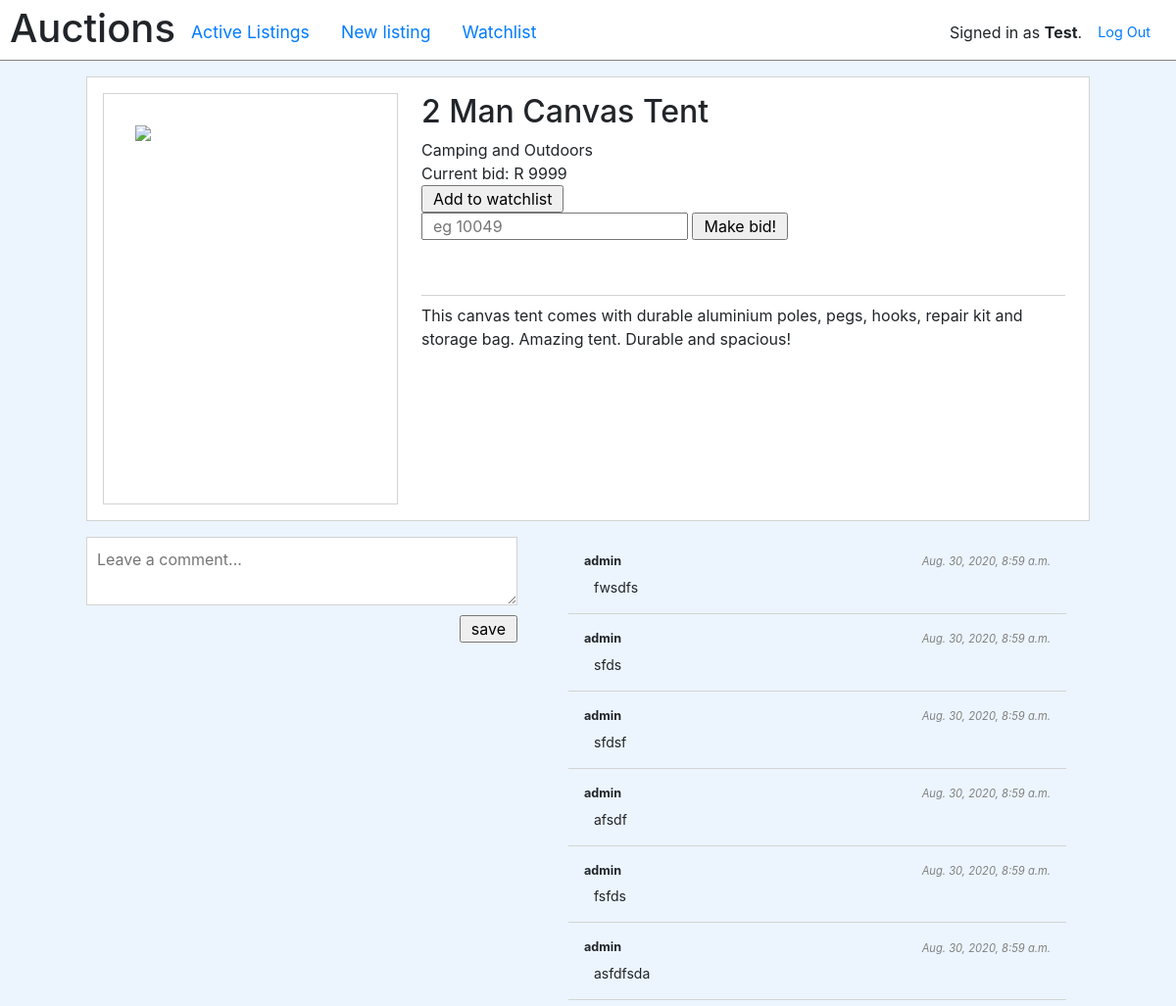
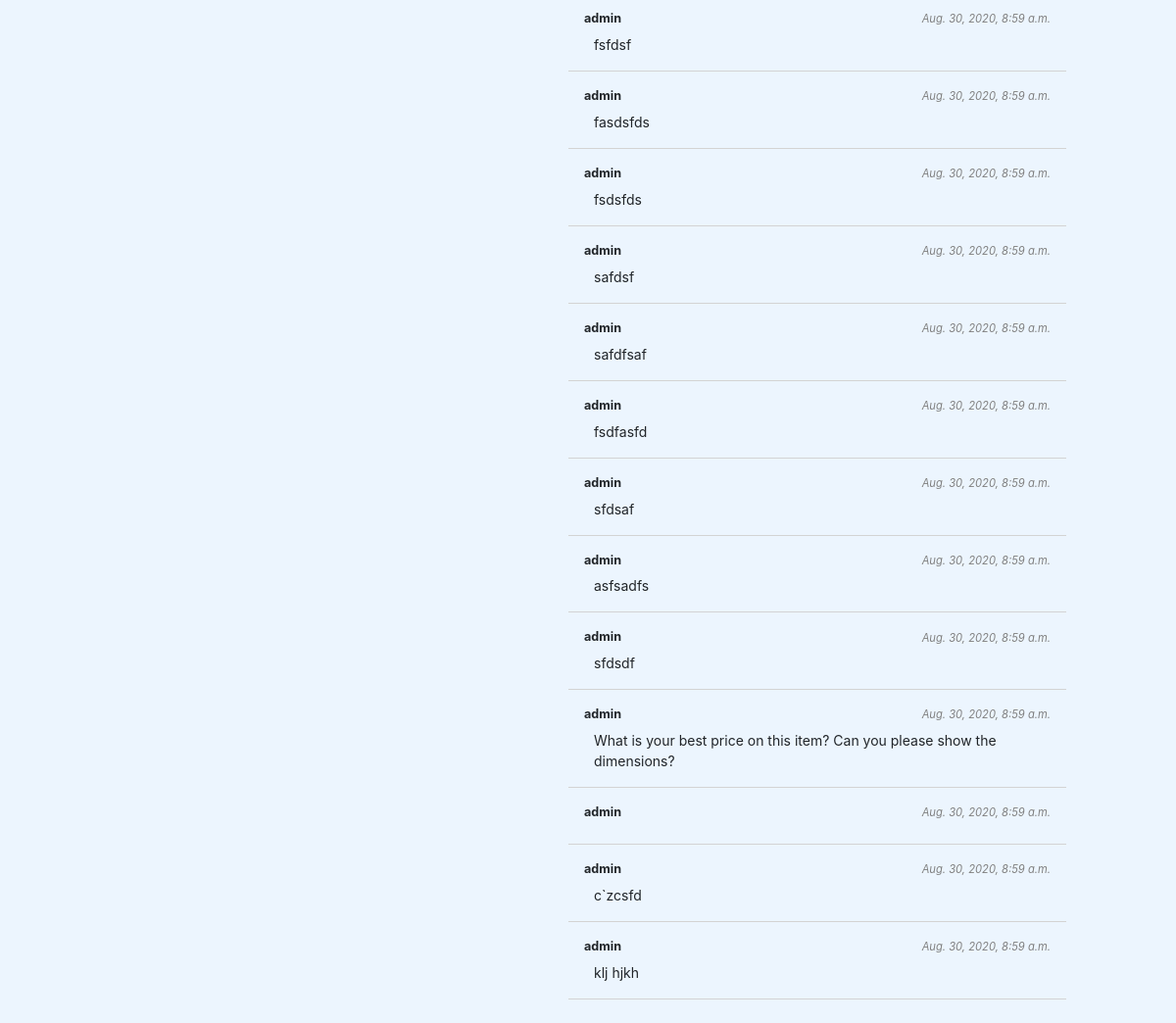
The app's page /listing/1 (signed in) with its own data (2 pictures, top to bottom).
### auctions/models.py (models this page shows)
class User(AbstractUser):
	def __str__(self):
		return self.username

class Listing(models.Model):
	title = models.CharField(max_length=256)
	description = models.TextField(blank=True)
	starting_bid =  models.DecimalField(max_digits=10, decimal_places=2)
	owner = models.ForeignKey(User, on_delete=models.CASCADE, related_name="owner")
	active = models.BooleanField(default=True)
	winner = models.ForeignKey(User, null=True, on_delete=models.CASCADE, related_name="winner")
	image_url = models.CharField(max_length=1024, null=True)
	users = models.ManyToManyField(User, blank=True, related_name="watchlist_users")
	category = models.ForeignKey(Category, null=True, on_delete=models.CASCADE, related_name="listing_category")

class Category(models.Model):
	value = models.CharField(max_length=128)

class Comment(models.Model):
	user = models.ForeignKey(User, on_delete=models.CASCADE)
	text = models.TextField(blank=True)
	listing = models.ForeignKey(Listing, on_delete=models.CASCADE)
	created_at = models.DateTimeField(auto_now_add=True, null=True)

### auctions/views.py (the view)
# urls.py: path("listing/<str:listing_id>", views.listing, name="listing"),
def listing(request, listing_id=''):
    if request.method == "POST":
        pass
    else:
        status = {}
        status['code'] = request.GET.get('code', '')
        status['msg'] = request.GET.get('msg', '')
        print(status)
        listing = Listing.objects.annotate(bid=Max("listing__value")).get(id=listing_id);
        listing.watchlist = listing.users.filter(id=request.user.id).exists()
        listing.comments = Comment.objects.filter(listing__id=listing_id).order_by('-created_at').all()
        return render(request, "auctions/listing.html", {
            "listing": listing,
            "status": status,
        })

### auctions/templates/auctions/listing.html (shortened to what this page needs)
{% extends "auctions/layout.html" %}
{% block body %}
        <div class="view__main listing">
            <section class="listing__head">
                <img src="{{ listing.image_url }}" class="listing__head--img"/>
                <div class="listing__head--details">
                     <h2>{{ listing.title }}
                    </h2>
                    <p>{{ listing.category.value }}</p>
                        {% if listing.bid %}
                           <p>Current bid: R {{ listing.bid }}</p>
                        {% else %}
                            <p>Starting bid: R {{ listing.starting_bid }}</p>
                        {% endif %}
                        {% if user.is_authenticated and user.id != listing.owner.id %}
                            {% if listing.watchlist %}
                            <form action="{% url 'watchlist' %}" method="POST">
                                {% csrf_token %}
                                <input name="listing_id" value="{{ listing.id }}" hidden>
                                <input name="toggle" value="remove" hidden>
                                <input type="submit" value="Remove from watchlist">
                            </form>
                            {% else %}
                            <form action="{% url 'watchlist' %}" method="POST">
                                <input type="submit" value="Add to watchlist">
                            </form>
                            {% endif %}
                        {% endif %}
                        {% if user.id != listing.owner.id %}
                            <form action="{% url 'place_bid' listing.id %}" method="post">
                                <input name="bid" type="number"  placeholder="eg {{ listing.bid | add:'50' }}" />
                                <input type="submit" value="Make bid!">
                            </form>
                        {% elif listing.num_bids > 0 and listing.active %}
                            <form action="{% url 'accept_bid' listing.id %}" method="POST">
                                {% csrf_token %}
                                <input type="text" name="bid_id" value="{{ listing.max_bid.id }}" hidden>
                                <input type="submit" value="Accept bid">
                            </form>
                        {% endif %}
                    <div>{{ listing.description }}</div>
                </div>
            </section>
            <section class="comments">
                <div class="comments__new">
                    {% if user.is_authenticated %}
                        <form action="{% url 'comment' listing.id %}" method="POST">
                            <textarea name="comment" placeholder="Leave a comment..."></textarea>
                            <input type="submit" value="save" >
                        </form>
                    {% endif %}
                </div>
                <div class="comments__old">
                    {% for comment in listing.comments %}
                        <div class="comment">
                            <p class="comment__info"><span>{{ comment.user }}</span><span>{{ comment.created_at}}<span></p>
                            <p>{{ comment.text }}</p>
                        </div>
                    {% endfor %}
                </div>
            </section>
         </div>
{% endblock %}

### auctions/templates/auctions/layout.html (shortened to what this page needs)
{% load static %}
<!DOCTYPE html>
<html lang="en">
    <head>
        <link rel="stylesheet" href="https://stackpath.bootstrapcdn.com/bootstrap/4.4.1/css/bootstrap.min.css">
        <link href="{% static 'auctions/styles.css' %}" rel="stylesheet">
    </head>
    <body>
        <div class="topNav">
            <div class="topNav__left">
                <h1>Auctions</h1>
                <ul class="nav">
                    <li class="nav-item">
                        <a class="nav-link" href="{% url 'index' %}">Active Listings</a>
                    </li>
                    <li class="nav-item">
                        <a class="nav-link" href="{% url 'create_new' %}">New listing</a>
                    </li>
                    {% if user.is_authenticated %}
                         <li class="nav-item">
                            <a class="nav-link" href="{% url 'watchlist' %}">Watchlist</a>
                        </li>
                    {% endif %}
                </ul>
            </div>
            <div class="topNav__right">
                <div>
                    {% if user.is_authenticated %}
                        Signed in as <strong>{{ user.username }}</strong>.
                    {% else %}
                        Not signed in.
                    {% endif %}
                </div>
                <ul class="nav">
                    {% if user.is_authenticated %}
                        <li class="nav-item">
                            <a class="nav-link" href="{% url 'logout' %}">Log Out</a>
                        </li>
                    {% endif %}
                </ul>
            </div>
        </div>
        {% block body %}
        {% endblock %}
    </body>
</html>

### auctions/static/auctions/styles.css (style rules this page uses)
body { min-height: 100vh; max-width: 100vw; width: 100%; background-color: #ECF5FE; box-sizing: border-box; }
p { margin: 0px; }
input { padding: 0px 10px; }
textarea { padding: 10px; }
.topNav { padding: 0px 10px; padding-top: 5px; display: flex; justify-content: space-between; align-items: center; background-color: white; border-bottom: 1px solid grey; }
.topNav__left { display: flex; justify-content: flex-start; align-items: center; }
.topNav__left li { font-size: 110%; }
.topNav__right { display: flex; justify-content: flex-end; align-items: center; }
.topNav__right li { font-size: 90%; }
.view__main { padding-top: 1rem; padding-bottom: 1rem; width: 1024px; margin-left: auto; margin-right: auto; }
.listing { display: flex; flex-direction: column; align-items: space-around; justify-content: space-around; width: 1024px; }
.listing__head { padding: 1rem; background-color: white; border: 1px solid lightgrey; display: flex; justify-content: stretch; align-items: stretch; }
.listing__head--img { border: 1px solid lightgrey; margin-right: 1rem; min-height: 420px; width: 420px; padding: 2rem; }
.listing__head--details { width: 100%; margin: 0.5rem; margin-top: 0rem; display: flex; flex-direction: column; }
.listing__head--details > div:last-child { border-top: 1px solid lightgrey; padding-top: 0.5rem; height: 50%; margin-top: auto; }
.comments { width: 100%; display: flex; justify-content: space-between; margin-top: 1rem; max-height: 80vh; }
.comments__new { width: 440px !important; height: 100px; }
.comments__new > form { display: flex; flex-direction: column; align-items: flex-end; }
.comments__new > form textarea { border: 1px solid lightgrey; margin-bottom: 0.6rem; width: 100%; }
.comments__old { width: 540px; overflow-y: scroll; padding-right: 1rem; }
.comments__old .comment { border-bottom: 1px solid lightgrey; margin: 0.5rem; padding: 8px 16px; font-size: 14px; padding-bottom: 1rem; }
.comments__old .comment__info { display: flex; justify-content: space-between; align-items: center; }
.comments__old .comment__info > span:first-child { font-size: 90%; font-weight: 700; }
.comments__old .comment__info > span:last-child { font-size: 80%; font-style: italic; color: grey; }
.comments__old .comment > p:last-child { margin-top: 6px; margin-left: 10px; }

### records on screen
User: username "Test"
Listing: title "2 Man Canvas Tent", category.value "Camping and Outdoors", bid "9999", bid "eg 10049", description "This canvas tent comes with durable aluminium poles, pegs, hooks, repair kit and storage bag. Amazing tent. Durable and spacious!"
Comment: user "admin", created_at "Aug. 30, 2020, 8:59 a.m.", text "fwsdfs"
Comment: user "admin", created_at "Aug. 30, 2020, 8:59 a.m.", text "sfds"
Comment: user "admin", created_at "Aug. 30, 2020, 8:59 a.m.", text "sfdsf"
Comment: user "admin", created_at "Aug. 30, 2020, 8:59 a.m.", text "afsdf"
Comment: user "admin", created_at "Aug. 30, 2020, 8:59 a.m.", text "fsfds"
Comment: user "admin", created_at "Aug. 30, 2020, 8:59 a.m.", text "asfdfsda"
Comment: user "admin", created_at "Aug. 30, 2020, 8:59 a.m.", text "fsfdsf"
Comment: user "admin", created_at "Aug. 30, 2020, 8:59 a.m.", text "fasdsfds"
Comment: user "admin", created_at "Aug. 30, 2020, 8:59 a.m.", text "fsdsfds"
Comment: user "admin", created_at "Aug. 30, 2020, 8:59 a.m.", text "safdsf"
Comment: user "admin", created_at "Aug. 30, 2020, 8:59 a.m.", text "safdfsaf"
Comment: user "admin", created_at "Aug. 30, 2020, 8:59 a.m.", text "fsdfasfd"
Comment: user "admin", created_at "Aug. 30, 2020, 8:59 a.m.", text "sfdsaf"
Comment: user "admin", created_at "Aug. 30, 2020, 8:59 a.m.", text "asfsadfs"
Comment: user "admin", created_at "Aug. 30, 2020, 8:59 a.m.", text "sfdsdf"
Comment: user "admin", created_at "Aug. 30, 2020, 8:59 a.m.", text "What is your best price on this item? Can you please show the dimensions?"
Comment: user "admin", created_at "Aug. 30, 2020, 8:59 a.m."
Comment: user "admin", created_at "Aug. 30, 2020, 8:59 a.m.", text "c`zcsfd"
Comment: user "admin", created_at "Aug. 30, 2020, 8:59 a.m.", text "klj hjkh"
